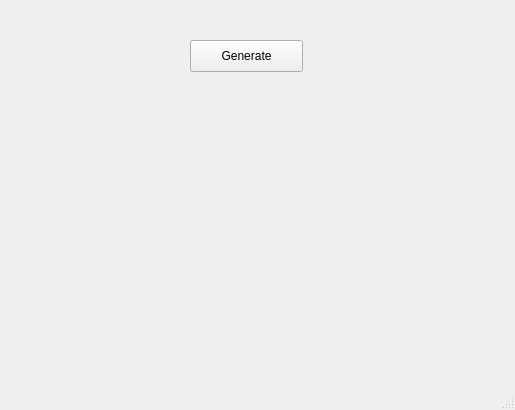
<?xml version="1.0" encoding="UTF-8"?>
<ui version="4.0">
 <class>MainWindow</class>
 <widget class="QMainWindow" name="MainWindow">
  <property name="geometry">
   <rect>
    <x>0</x>
    <y>0</y>
    <width>515</width>
    <height>410</height>
   </rect>
  </property>
  <property name="windowTitle">
   <string>MainWindow</string>
  </property>
  <widget class="QWidget" name="centralwidget">
   <widget class="QPushButton" name="pushButtonGenerate">
    <property name="geometry">
     <rect>
      <x>190</x>
      <y>40</y>
      <width>113</width>
      <height>32</height>
     </rect>
    </property>
    <property name="text">
     <string>Generate</string>
    </property>
   </widget>
   <widget class="MplWidget" name="MplWidget" native="true">
    <property name="geometry">
     <rect>
      <x>60</x>
      <y>100</y>
      <width>401</width>
      <height>231</height>
     </rect>
    </property>
   </widget>
  </widget>
  <widget class="QMenuBar" name="menubar">
   <property name="geometry">
    <rect>
     <x>0</x>
     <y>0</y>
     <width>515</width>
     <height>22</height>
    </rect>
   </property>
  </widget>
  <widget class="QStatusBar" name="statusbar"/>
 </widget>
 <customwidgets>
  <customwidget>
   <class>MplWidget</class>
   <extends>QWidget</extends>
   <header>mplwidget.h</header>
   <container>1</container>
  </customwidget>
 </customwidgets>
 <resources/>
 <connections/>
</ui>
